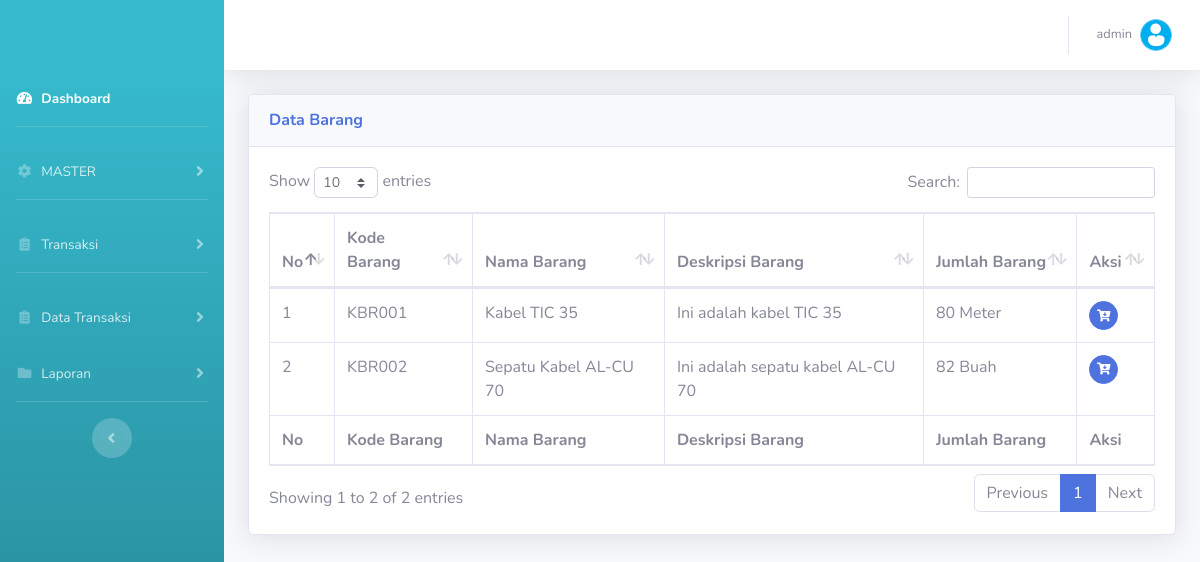
The page /v_transaksi-barang.php (signed in) on the database its author committed.
### tables this page shows
CREATE TABLE `tbl_barang` (
  `kodebarang` varchar(20) NOT NULL,
  `namabarang` varchar(100) NOT NULL,
  `deskripsibarang` text NOT NULL,
  `jumlahbarang` int(11) NOT NULL,
  `satuan` varchar(20) NOT NULL
);

### v_transaksi-barang.php (the view, shortened to what this page needs)
<?php include 'head.php';
?>
        <div class="container-fluid">
          <div class="card shadow mb-4">
            <div class="card-header py-3">
              <h6 class="m-0 font-weight-bold text-primary">Data Barang</h6>
            </div>
            <div class="card-body">
              <div class="table-responsive">
                <table class="table table-bordered" id="dataTable" width="100%" cellspacing="0">
                  <thead>
                    <tr>
                      <th>No</th>
                      <th>Kode Barang</th>
                      <th>Nama Barang</th>
                      <th>Deskripsi Barang</th>
                      <th>Jumlah Barang</th>
                      <th>Aksi</th>
                    </tr>
                  </thead>
                  <tfoot>
                    <tr>
                      <th>No</th>
                      <th>Kode Barang</th>
                      <th>Nama Barang</th>
                      <th>Deskripsi Barang</th>
                      <th>Jumlah Barang</th>
                      <th>Aksi</th>
                    </tr>
                  </tfoot>
                  <tbody>
                  <?php $qwr=mysqli_query($koneksi,"SELECT * from tbl_barang");
                  $no=1;
                        while ($data=mysqli_fetch_array($qwr)){
                  ?>
                    <tr>
                      <td><?php echo $no++;; ?></td>
                      <td><?php echo $data['kodebarang']; ?></td>
                      <td><?php echo $data['namabarang']; ?></td>
                      <td><?php echo $data['deskripsibarang']; ?></td>
                      <td><?php echo $data['jumlahbarang'].' '.$data['satuan']; ?></td>
                      <td>
                        <a href="" class="btn btn-primary btn-circle btn-sm" title="ORDER" data-id="<?php echo $data['kodebarang']?>" data-toggle="modal" data-target="#orderModal"><i class="fas fa-cart-arrow-down"></i></a>
                      </td>
                    </tr>
                  <?php } ?>
                  </tbody>
                </table>
              </div>
            </div>
          </div>
        </div>
      </div>
      <?php include 'foot.php'; ?>

### rows shown on the page
tbl_barang: kodebarang "KBR001", namabarang "Kabel TIC 35", deskripsibarang "Ini adalah kabel TIC 35", jumlahbarang "80", satuan "Meter"
tbl_barang: kodebarang "KBR002", namabarang "Sepatu Kabel AL-CU 70", deskripsibarang "Ini adalah sepatu kabel AL-CU 70", jumlahbarang "82", satuan "Buah"

### other values the page prints
$_SESSION['nama'] "admin"
